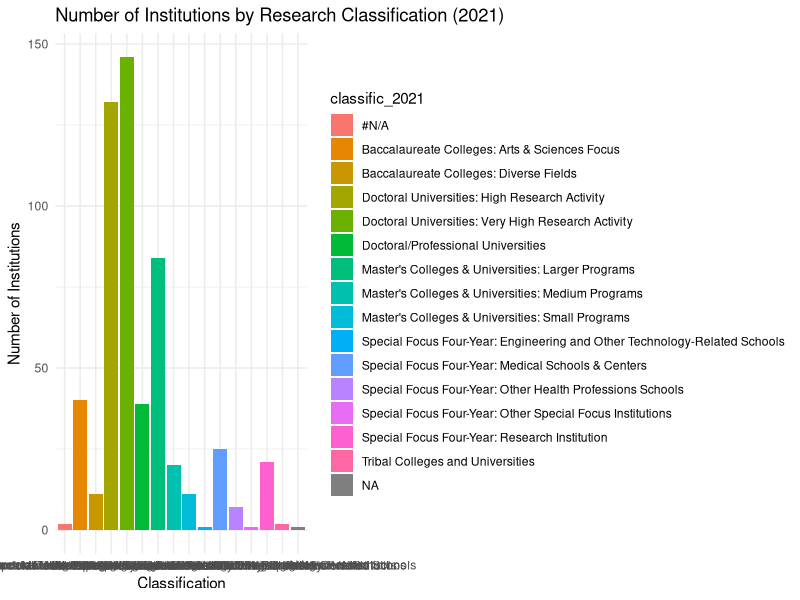

Here is the R script that generated this plot:
## ---- chunk 1
library(tidyverse)
library(readr)
library(tidyr)
library(dplyr)
library(lubridate)  # for Datetime formatting
library(stringr)  # for extracting URL
## ---- chunk 2
classification_stats <- read_csv("carnegie_classification_stats - CLEAN.csv")

spending_doctorate_awards <- read_csv("carnegie_spending_doctorate_awards - CLEAN.csv")
## ---- chunk 3
#head(classification_stats)
colnames(classification_stats)
summary(classification_stats)

head(spending_doctorate_awards)
colnames(spending_doctorate_awards)
summary(spending_doctorate_awards)
## ---- chunk 4
classification_df <- data.frame(classification_stats)
class(classification_df)

spending_df <- data.frame(spending_doctorate_awards)
class(spending_df)
## ---- chunk 5
# Confirming column names on what to join by
colnames(classification_df)
colnames(spending_df)
## ---- chunk 6
# Perform full join on 'unitid'
combined_df <- full_join(classification_df, spending_df, by = "unitid")

# Confirm join and notice duplicate column names
colnames(combined_df)
## ---- chunk 7
# Duplicate School Names (there are 12)
combined_df %>%
  filter(name.x != name.y) %>%
  select(unitid, name.x, name.y)

# Duplicate City Names (there is 1, 'Des Moines' and 'West Des Moines')
combined_df %>%
  filter(city.x != city.y ) %>%
  select(unitid, city.x, city.y)

# Duplicate State Names (there are no duplicates)
combined_df %>%
  filter(state.x != state.y) %>%
  select(unitid, state.x, state.y)

# Create a new dataframe for mismatched rows
mismatched <- combined_df %>%
  filter(name.x != name.y | city.x != city.y | state.x != state.y) %>%
  select(unitid, name.x, name.y, city.x, city.y, state.x, state.y)

# View the mismatched rows
print(mismatched)

## ---- chunk 8
# Function to replace NULL with NA

replace_null_with_na <- function(x) {
  if (is.list(x)) {
    # Apply recursively if it's a list (to handle nested data frames)
    return(lapply(x, replace_null_with_na))
  } else if (is.null(x)) {
    return(NA)  # Replace NULL with NA
  } else {
    return(x)  # Otherwise, return the value unchanged
  }
}

# Use it to apply to a data frame
combined_df_na <- combined_df %>%
  mutate(across(everything(), replace_null_with_na))

# View the result
summary(combined_df_na)
## ---- chunk 9
# Display a table of the count of missing values (NAs) per column
missing_data <- combined_df_na %>% 
  summarise(across(everything(), ~ sum(is.na(.)))) %>%
  gather(key = "column_name", value = "NAs")

print(missing_data)
## ---- chunk 10
#Name: Number of Institutions by Research Classification 2021
combined_df_na %>%
  count(classific_2021) %>%
  ggplot(aes(x = classific_2021, y = n, fill = classific_2021)) +
  geom_bar(stat = "identity") +
  labs(title = "Number of Institutions by Research Classification (2021)",
       x = "Classification", y = "Number of Institutions") +
  theme_minimal()

#This bar graph represents the number of institutions that were categorized under the 2021 Carnegie research classification tier. Comparing how many universities fall into each group and highlights the overall distribution of research in U.S. Institutions. This visualization also helps emphasize the tiers that are less common.
